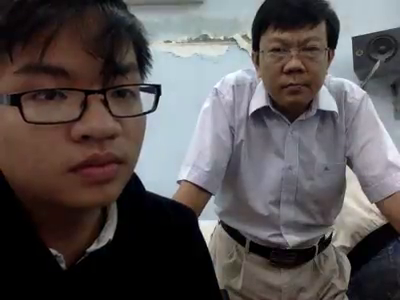
#> input picture frame 16 of Projects/FaceRecognition/test.mp4, 400 x 300 px
$ python face_recognition.py
#> lines starting #> are read from the running program, lines starting #| are printed output that depends on the picture; after the words box and inside, x2 and y2 are one past the last pixel; in counts of white or black regions, pixels touching at a corner belong together

import cv2


face_cascade = cv2.CascadeClassifier('haarcascade_frontalface_default.xml')
eye_cascade = cv2.CascadeClassifier('haarcascade_eye.xml')

def detect(gray, frame):
    faces = face_cascade.detectMultiScale(gray, 1.3, 5)
    for (x, y, w, h) in faces:
        cv2.rectangle(frame, (x, y), (x+w, y+h), (255, 0, 0), 2)
        roi_gray = gray[y:y+h, x:x+w]
        roi_color = frame[y:y+h, x:x+w]
        eyes = eye_cascade.detectMultiScale(roi_gray, 1.1, 3)
        for (ex, ey, ew, eh) in eyes:
            cv2.rectangle(roi_color, (ex, ey), (ex+ew, ey+eh), (0, 255, 0), 2)
    return frame


cap = cv2.VideoCapture('./test.mp4')
frame_width = int(cap.get(3))
frame_height = int(cap.get(4))
out= cv2.VideoWriter('outpy.avi',cv2.VideoWriter_fourcc('M','J','P','G'), 10, (frame_width,frame_height))
while True:
    _, frame = cap.read()
#> frame is the input picture: shape (300, 400, 3); mean B, G, R 82.9, 82.4, 88
    gray = cv2.cvtColor(frame, cv2.COLOR_BGR2GRAY)
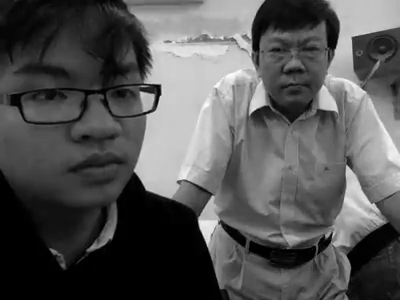
#> gray: shape (300, 400); min 0, max 253, mean 84.1
    canvas = detect(gray, frame)
#> in detect, `faces = face_cascade.detectMultiScale(gray, 1.3, 5)`: faces = [[250, 17, 86, 86]]
#> the loop in detect, `for (x, y, w, h) in faces:` made 1 pass
#> pass 1, in detect, `roi_gray = gray[y:y+h, x:x+w]`:
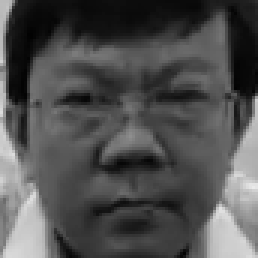
#> roi_gray: shape (86, 86) (shown 3 times larger); min 2, max 234, mean 80.1
#> pass 1, in detect, `roi_color = frame[y:y+h, x:x+w]`:
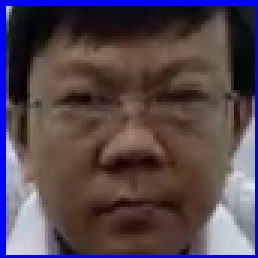
#> roi_color: shape (86, 86, 3) (shown 3 times larger); mean B, G, R 80.9, 69.5, 84.2
#> after the loop in detect, `for (x, y, w, h) in faces:`:
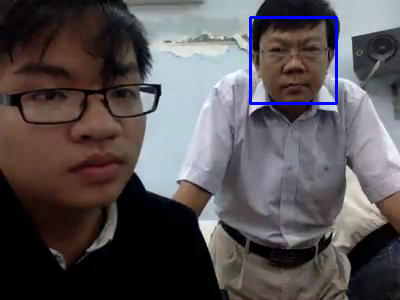
#> frame: shape (300, 400, 3); 0.86% of pixels changed, all inside (x1, y1, x2, y2) = (249, 16, 338, 105)
    out.write(canvas)
    cv2.imshow('Video', canvas)
    if cv2.waitKey(1) & 0xFF == ord('q'):
#> (key q is pressed here)
        break
#> (the run stopped early here; a loop or call above may not have finished)

$ run again, starting later in the video
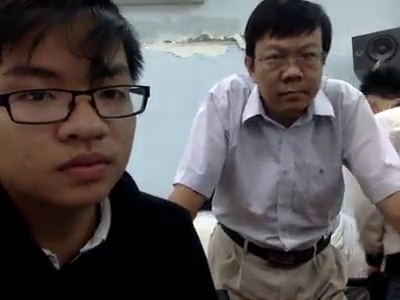
#> input picture frame 73 of Projects/FaceRecognition/test.mp4, 400 x 300 px
#> frame is the input picture: shape (300, 400, 3); mean B, G, R 85.8, 85.1, 90.3
#> faces = [[245, 23, 87, 87]]
#> the loop in detect, `for (x, y, w, h) in faces:` made 1 pass
#> (x, y, w, h, eyes) on pass 1: (245, 23, 87, 87, [[18, 23, 22, 22]])
#> after the loop in detect, `for (x, y, w, h) in faces:`:
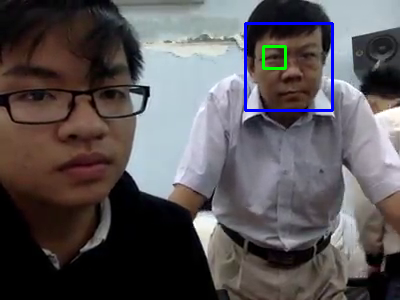
#> frame: shape (300, 400, 3); 1.08% of pixels changed, all inside (x1, y1, x2, y2) = (244, 22, 334, 112)
#> after the loop in detect, `for (x, y, w, h) in faces:`:
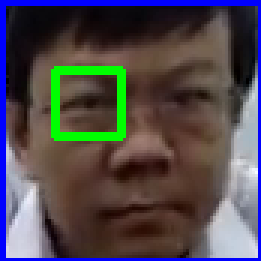
#> roi_color: shape (87, 87, 3) (shown 3 times larger); mean B, G, R 78.5, 73.8, 79.3
